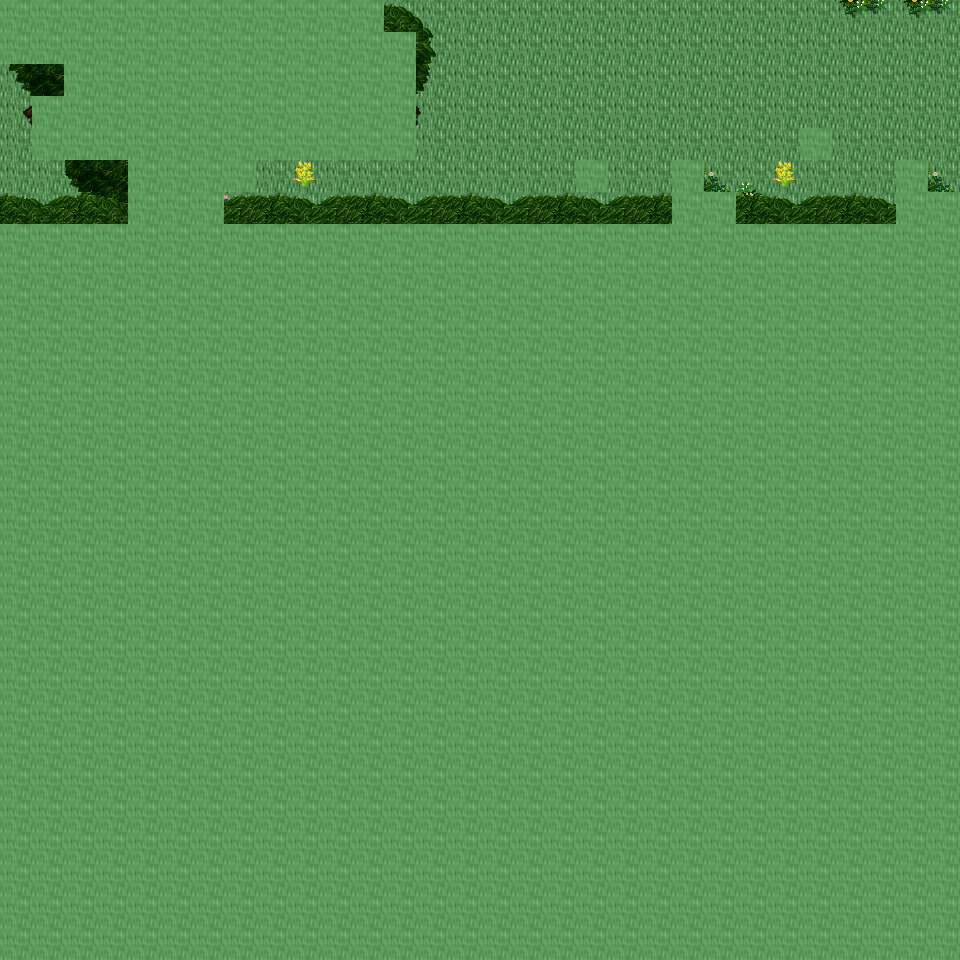

A 2D game scene composited from a Tiled map and its tileset images. What follows is a short description and the map's XML, with each tile layer's data collapsed to a summary:
An orthogonal 30x30 tile map with 32x32 px tiles, 6 tile layers (Ground, Object, Object2, Above, ...), 10 tilesets and 3 objects (3x mapchange).

<map version="1.0" orientation="orthogonal" renderorder="right-down" width="30" height="30" tilewidth="32" tileheight="32" nextobjectid="4">
  <tileset firstgid="1" name="tileset_ground_ground" tilewidth="32" tileheight="32" tilecount="33" columns="3">
    <image source="../drawable/tileset_ground_ground.png" width="96" height="352" />
  </tileset>
  <tileset firstgid="34" name="tileset_plant_tree_tree_darkgreen" tilewidth="32" tileheight="32" tilecount="88" columns="8">
    <image source="../drawable/tileset_plant_tree_tree_darkgreen.png" width="256" height="352" />
  </tileset>
  <tileset firstgid="122" name="tileset_plant_tree_tree_green" tilewidth="32" tileheight="32" tilecount="88" columns="8">
    <image source="../drawable/tileset_plant_tree_tree_green.png" width="256" height="352" />
  </tileset>
  <tileset firstgid="210" name="tileset_logic_collision" tilewidth="32" tileheight="32" tilecount="1" columns="1">
    <image source="../drawable/tileset_logic_collision.png" width="32" height="32" />
  </tileset>
  <tileset firstgid="211" name="tileset_logic_item_herb" tilewidth="32" tileheight="32" tilecount="5" columns="5">
    <image source="../drawable/tileset_logic_item_herb.png" width="160" height="32" />
  </tileset>
  <tileset firstgid="216" name="tileset_plant_flower_small_flower_bed_2" tilewidth="32" tileheight="32" tilecount="12" columns="3">
    <image source="../drawable/tileset_plant_flower_small_flower_bed_2.png" width="96" height="128" />
  </tileset>
  <tileset firstgid="228" name="tileset_plant_flower_small_flower_bed" tilewidth="32" tileheight="32" tilecount="12" columns="3">
    <image source="../drawable/tileset_plant_flower_small_flower_bed.png" width="96" height="128" />
  </tileset>
  <tileset firstgid="240" name="tileset_plant_flower_pointed_yellow" tilewidth="32" tileheight="32" tilecount="2" columns="2">
    <image source="../drawable/tileset_plant_flower_pointed_yellow.png" width="64" height="32" />
  </tileset>
  <tileset firstgid="242" name="tileset_plant_flower_polyanthus" tilewidth="32" tileheight="32" tilecount="3" columns="3">
    <image source="../drawable/tileset_plant_flower_polyanthus.png" width="96" height="32" />
  </tileset>
  <tileset firstgid="245" name="tileset_building_huts" tilewidth="32" tileheight="32" tilecount="338" columns="26">
    <image source="../drawable/tileset_building_huts.png" width="832" height="416" />
  </tileset>
  <layer name="Ground" width="30" height="30">
    <data>[900 cells, 240 non-empty, 1 distinct tile ids]</data>
  </layer>
  <layer name="Object" width="30" height="30">
    <data>[900 cells, 34 non-empty, 22 distinct tile ids]</data>
  </layer>
  <layer name="Object2" width="30" height="30">
    <data>[900 cells, 42 non-empty, 27 distinct tile ids]</data>
  </layer>
  <layer name="Above" width="30" height="30">
    <data>[900 cells, 114 non-empty, 35 distinct tile ids]</data>
  </layer>
  <layer name="Above2" width="30" height="30">
    <data>[900 cells, 11 non-empty, 2 distinct tile ids]</data>
  </layer>
  <layer name="Walkable" width="30" height="30">
    <data>[900 cells, 765 non-empty, 1 distinct tile ids]</data>
  </layer>
  <objectgroup name="MapEvents">
    <object id="1" name="north" type="mapchange" x="384" y="0" width="576" height="32">
      <properties>
        <property name="map" value="0_ados_mountain_n2_w2_x2_y3" />
        <property name="place" value="south" />
      </properties>
    </object>
    <object id="2" name="west" type="mapchange" x="0" y="64" width="32" height="160">
      <properties>
        <property name="map" value="0_ados_mountain_n2_w2_x1_y4" />
        <property name="place" value="east" />
      </properties>
    </object>
    <object id="3" name="east" type="mapchange" x="928" y="0" width="32" height="192">
      <properties>
        <property name="map" value="0_ados_mountain_n2_w2_x3_y4" />
        <property name="place" value="west" />
      </properties>
    </object>
  </objectgroup>
</map>
